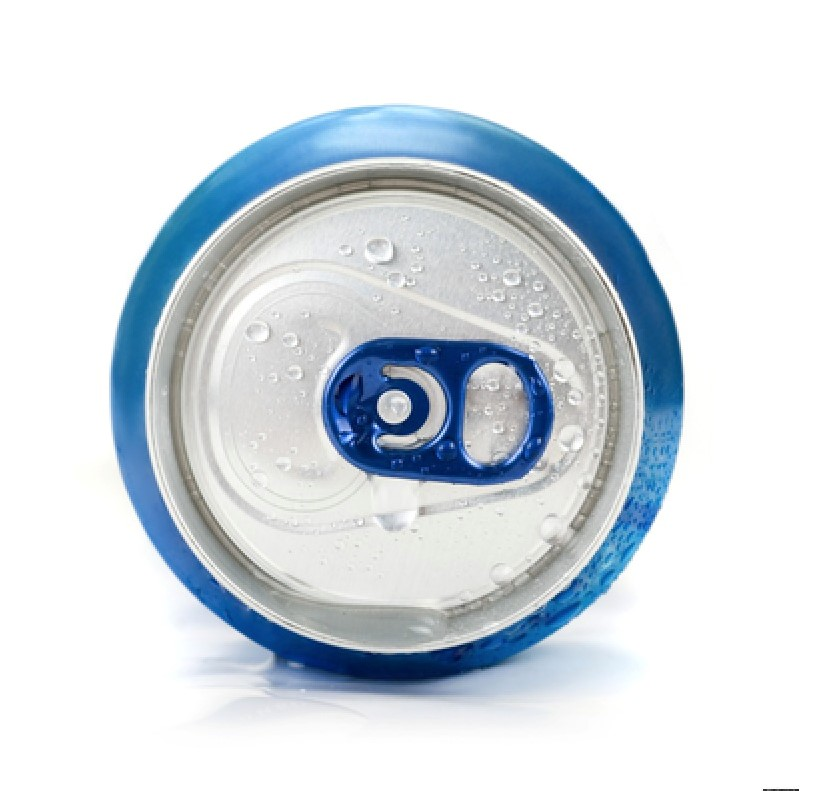
#> input picture DetectingCircles/DetectingCircles.jpg, 827 x 791 px
$ python DetectingCircles.py
#> lines starting #> are read from the running program, lines starting #| are printed output that depends on the picture; after the words box and inside, x2 and y2 are one past the last pixel; in counts of white or black regions, pixels touching at a corner belong together
import cv2
import numpy as np

image = cv2.imread("DetectingCircles.jpg")
#> image is the input picture: shape (791, 827, 3); mean B, G, R 226.6, 220, 212
output = image.copy()
gray = cv2.cvtColor(image,cv2.COLOR_BGR2GRAY)
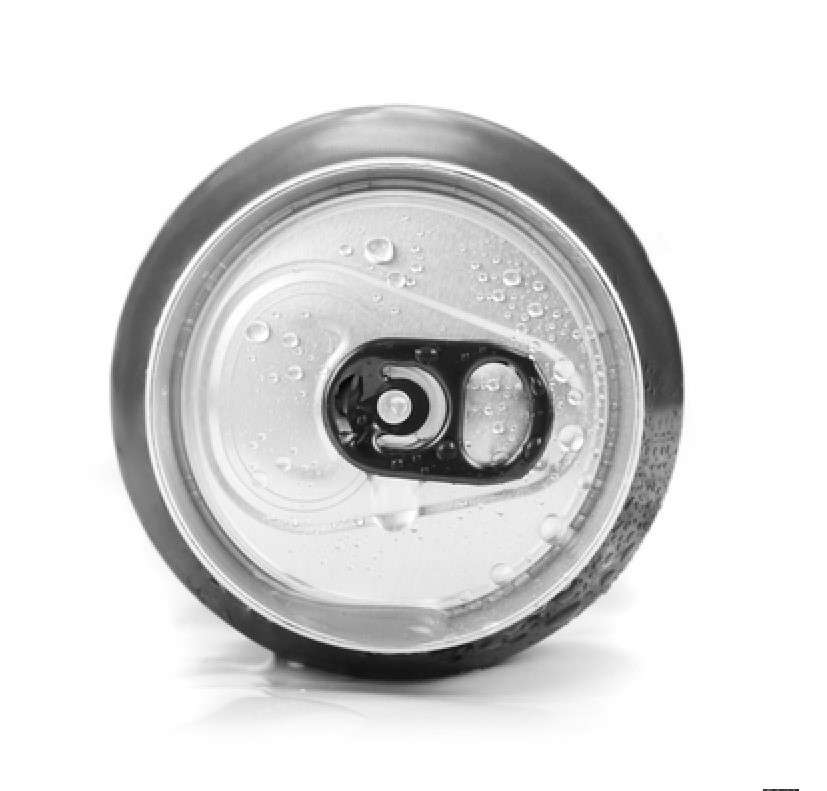
#> gray: shape (791, 827); min 4, max 255, mean 218.3

# detect circles in the image
circles = cv2.HoughCircles(gray, cv2.HOUGH_GRADIENT, 1.2, 700)
#> circles = [[394.2, 405, 248.8]]

# ensure at least some circles were found


if circles is not None:
    # convert the (x, y) coordinates and radius of the circles to integers
    circles = np.round(circles[0, :]).astype("int")
#> circles = [[394, 405, 249]]

    # loop over the (x, y) coordinates and radius of the circles
    for (x, y, r) in circles:
	    # draw the circle in the output image, then draw a rectangle
	    # corresponding to the center of the circle
	    cv2.circle(output, (x, y), r, (0, 255, 0), 4)
#> this loop made 1 pass
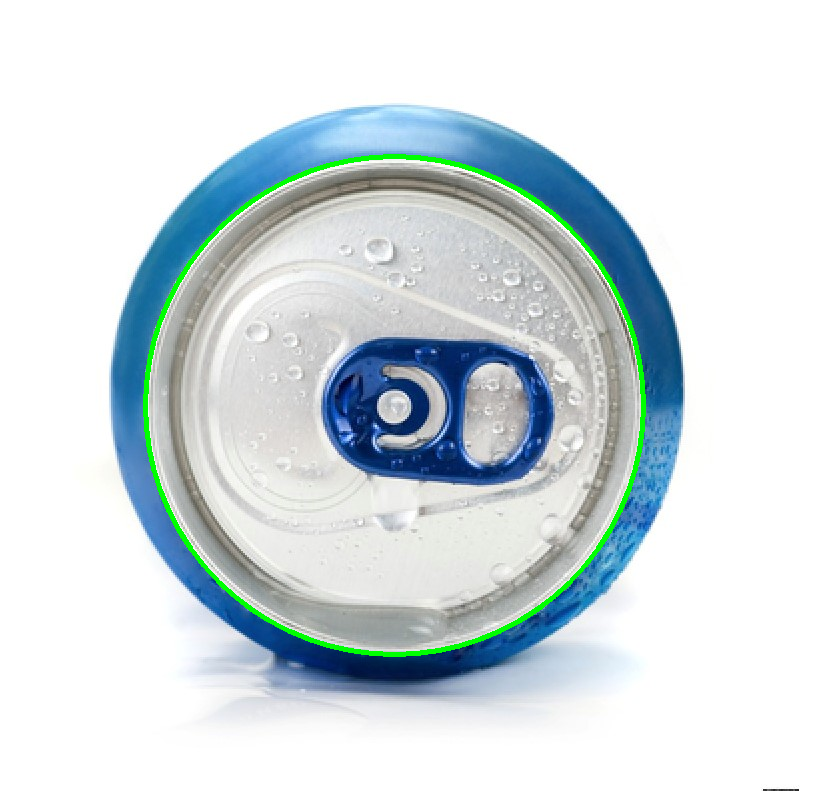
#> output: shape (791, 827, 3); 1.18% of pixels changed, all inside (x1, y1, x2, y2) = (143, 154, 646, 657)
	    #cv2.rectangle(output, (x - 5, y - 5), (x + 5, y + 5), (0, 128, 255), -1)

    # show the output image
    result = np.hstack([image, output])
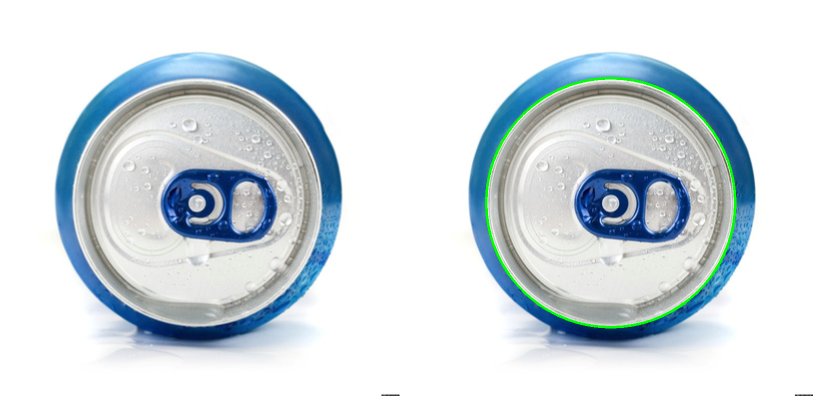
#> result: shape (791, 1654, 3) (shown at 1/2 size); mean B, G, R 225.5, 220.4, 211.1
    cv2.imshow("output", result)

    cv2.imwrite('finalImage.png',output)
    cv2.waitKey(0)
